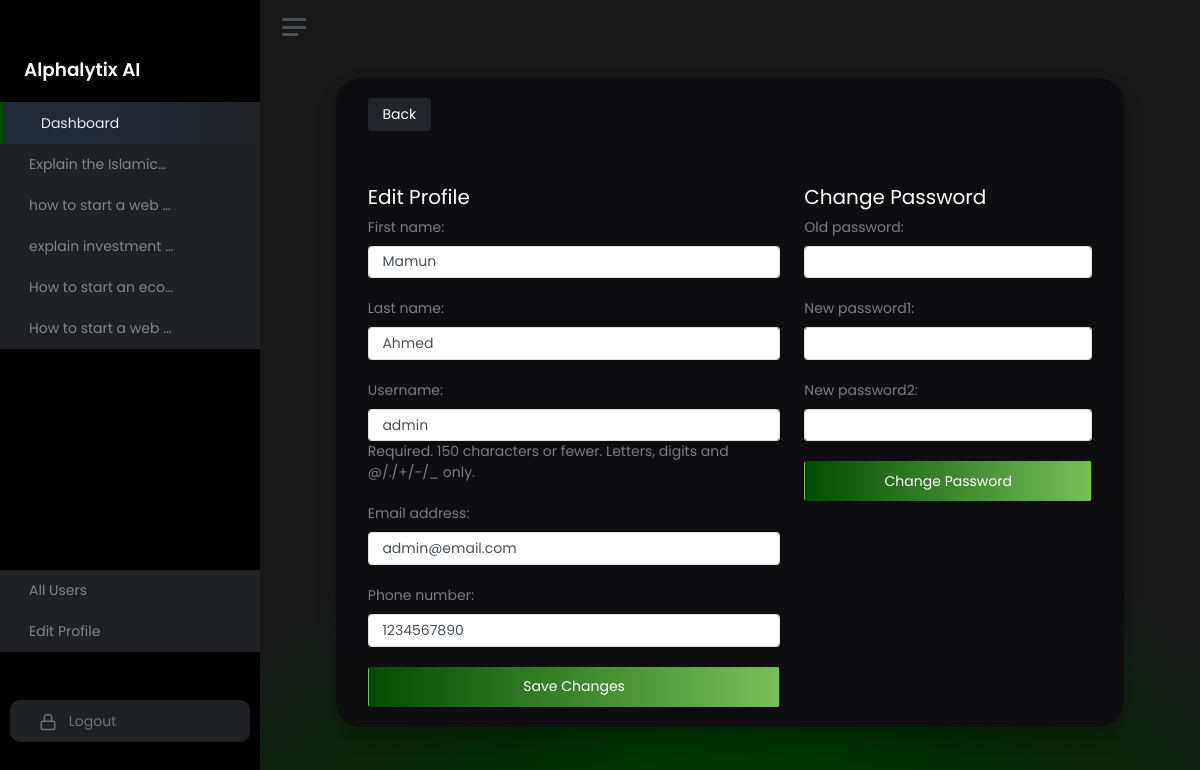
/edit-profile/ (signed in), run on the app's committed database.
### chatbot/models.py (models this page shows, shortened)
class ChatHistory(models.Model):
    id = models.AutoField(primary_key=True)
    user = models.ForeignKey(CustomUser, on_delete=models.CASCADE)  # Linking to your custom user model
    prompt = models.TextField(null=True, blank=True)
    response = models.TextField(null=True, blank=True)
    model_name = models.CharField(max_length=100, null=True, blank=True)
    created_at = models.DateTimeField(auto_now_add=True)
    updated_at = models.DateTimeField(auto_now=True)
    class Meta:
        ordering = ['-created_at']

### accounts/models.py (models this page shows)
class CustomUser(AbstractUser):
    phone_number = models.CharField(max_length=15, blank=True, null=True)
    email_confirmation = models.BooleanField(default=False)

### accounts/views.py (the view, shortened to what this page needs)
# urls.py: path('edit-profile/', edit_profile_view, name='edit_profile'),
@login_required
def edit_profile_view(request):
    user = request.user  # Get the logged-in user
    profile_form = EditProfileForm(instance=user)
    password_form = ChangePasswordForm(user)
    return render(request, "accounts/edit_profile.html", {
        "profile_form": profile_form,
        "password_form": password_form,
    })

### accounts/forms.py
class EditProfileForm(forms.ModelForm):
    class Meta:
        model = User
        fields = ["first_name", "last_name", "username", "email", "phone_number"]
        widgets = {
            "first_name": forms.TextInput(attrs={"class": "form-control"}),
            "last_name": forms.TextInput(attrs={"class": "form-control"}),
            "username": forms.TextInput(attrs={"class": "form-control"}),
            "email": forms.EmailInput(attrs={"class": "form-control"}),
            "phone_number": forms.TextInput(attrs={"class": "form-control"}),
        }

class ChangePasswordForm(PasswordChangeForm):
    old_password = forms.CharField(
        widget=forms.PasswordInput(attrs={"class": "form-control"}))
    new_password1 = forms.CharField(
        widget=forms.PasswordInput(attrs={"class": "form-control"}))
    new_password2 = forms.CharField(
        widget=forms.PasswordInput(attrs={"class": "form-control"}))

### chatbot/context_processors.py (called while the page is built)
def chat_history_processor(request):
    if request.user.is_authenticated:
        chat_history = ChatHistory.objects.filter(user=request.user).order_by('-created_at')[:5]
    else:
        chat_history = []
    return {'chat_history_menu': chat_history}

### templates/accounts/edit_profile.html (shortened to what this page needs)
{% extends "base.html" %}
{% load static %}
{% block content %}
			<main class="content">
                <div class="container-fluid p-0 h-100 d-flex align-items-center flex-column">
                    <div id="single-chat-container" class="row" style="width: 90%;">
                        <div class="d-flex justify-content-between mb-2">
                            <a href="/dashboard/" class="btn btn-dark">Back</a>
                        </div>
                        <div class="single-chat-response mt-3">
                            <div class="row">
                                <div class="col-md-7">
                                    <h3>Edit Profile</h3>
                                    <form method="post">
                                        {{ profile_form.as_p }}
                                        <button type="submit" name="save_profile" class="btn custom-primary-btn w-100" style="color: #fff; height: 40px;">Save Changes</button>
                                    </form>
                                </div>
                                <div class="col-md-5">
                                    <h3>Change Password</h3>
                                    <form method="post">
                                        {{ password_form.as_p }}
                                        <button type="submit" name="change_password" class="btn custom-primary-btn w-100" style="color: #fff; height: 40px;">Change Password</button>
                                    </form>
                                </div>
                            </div>
                        </div>
				</div>
			</div>
			</main>
		</div>
	</div>
{% endblock %}

### templates/base.html (shortened to what this page needs)
{% load static %}
<!DOCTYPE html>
<html lang="en">
<head>
    <link href="https://cdn.jsdelivr.net/npm/bootstrap-multiselect@0.9.15/dist/css/bootstrap-multiselect.css" rel="stylesheet" />
    <link rel="stylesheet" href="https://cdn.jsdelivr.net/npm/bootstrap@4.0.0/dist/css/bootstrap.min.css">
    <link rel="stylesheet" href="{% static 'css/bootstrap-multiselect.css' %}" type="text/css">
    <link href="{% static 'css/app.css' %}" rel="stylesheet">
	<link href="{% static 'css/main.css' %}" rel="stylesheet">
</head>
<body>
	<div class="wrapper">
		<nav id="sidebar" class="sidebar js-sidebar">
			<div class="sidebar-content js-simplebar">
				<a class="sidebar-brand text-center">
                    <a class="sidebar-brand" href="">
                        <span class="align-middle">Alphalytix AI</span>
                    </a>
                </a>
                <div class="h-100 d-flex flex-column justify-content-between">
                    <ul class="sidebar-nav">
                        <li class="sidebar-item active">
                            <a class="sidebar-link" href="{% url 'dashboard' %}">
                                 <span class="align-middle">Dashboard</span>
                            </a>
                        </li>
                        <ul class="sidebar-nav" id="chat-history-menu">
                            {% for chat in chat_history_menu %}
                                <li>
                                    <a class="sidebar-link" href="{% url 'chat_detail' chat.id %}">{{ chat.prompt|truncatechars:20 }}</a>
                                </li>
                            {% empty %}
                                <li>No chat history available</li>
                            {% endfor %}
                        </ul>
                    </ul>
                    <div class="pb-5">
                        <ul class="sidebar-nav">
                            {% if user.is_authenticated and user.is_staff %}
                                <li class="nav-item">
                                    <a class="sidebar-link" href="{% url 'users' %}">All Users</a>
                                </li>
                            {% endif %}
                            <li class="sidebar-item">
                                <a class="sidebar-link" href="{% url 'edit_profile' %}">Edit Profile</a>
                            </li>
                            <li class="sidebar-item mt-5">
                                <a class="sidebar-link logout-link" href="{% url 'logout' %}">
                                    <span class="align-middle">Logout</span>
                                </a>
                            </li>
                        </ul>
                    </div>
                </div>
			</div>
		</nav>
		<div class="main">
			<nav class="navbar navbar-expand">
				<a class="sidebar-toggle js-sidebar-toggle">
                    <i class="hamburger align-self-center"></i>
                </a>
			</nav>
            {% block content %}{% endblock %}
    </body>
</html>

### static/css/main.css (style rules this page uses)
:root { --black-color: #000000; --secondary-dark-color: #181818; --dark-color: #0e0e10; --grey-color: #1f2123; --green-color: #034b01; --light-green-color: #77c058; --gradient-bg: linear-gradient(to right, #034b01, #77c058); }
body { font-family: "Poppins", serif !important; font-style: normal; padding: 0 !important; margin: 0 !important; background-color: var(--secondary-dark-color) !important; }
main.content { background-color: #000; background: radial-gradient(70.2% 60% at 50% 120%, #0f6606 0%, rgba(0, 87, 0, 1) 5.02%, rgb(0, 43, 0) 55%, rgba(12, 46, 22, 0.19467) 90.88%, rgba(13, 13, 13, 0) 100%); height: 100vh; }
.sidebar-link, a.sidebar-link { background-color: var(--grey-color) !important; }
.custom-primary-btn { background-image: var(--gradient-bg); width: 50px; height: 50px; }
.sidebar-content { background-color: #000; }
.sidebar-item.active .sidebar-link:hover, .sidebar-item.active>.sidebar-link { border-color: var(--green-color); }
.sidebar-link.logout-link { background-color: #252728; margin: 10px; border-radius: 10px; color: #747474; }
.sidebar-link.logout-link svg { stroke: #747474; }
#single-chat-container { background-color: var(--dark-color); border-radius: 25px; box-shadow: 0 10px 20px rgba(0, 0, 0, 0.2); padding: 1.25rem; max-height: 85vh; overflow-y: auto; }
#single-chat-container h3 { color: #fff; font-size: 30px; }
#single-chat-container .single-chat-response p, #single-chat-container .single-chat-response ul, #single-chat-container .single-chat-response ol { color: rgba(233,236,239,.5); margin: 0; margin-bottom: 20px; }
#single-chat-container .single-chat-response h1, #single-chat-container .single-chat-response h2, #single-chat-container .single-chat-response h3 { color: #fff; font-size: 20px; margin-top: 30px; }

### data on the page
ChatHistory: prompt "Explain the Islamic…"
ChatHistory: prompt "how to start a web …"
ChatHistory: prompt "explain investment …"
ChatHistory: prompt "How to start an eco…"
ChatHistory: prompt "How to start a web …"
CustomUser: first_name "Mamun", last_name "Ahmed", username "admin", email "admin@email.com", phone_number "1234567890"
